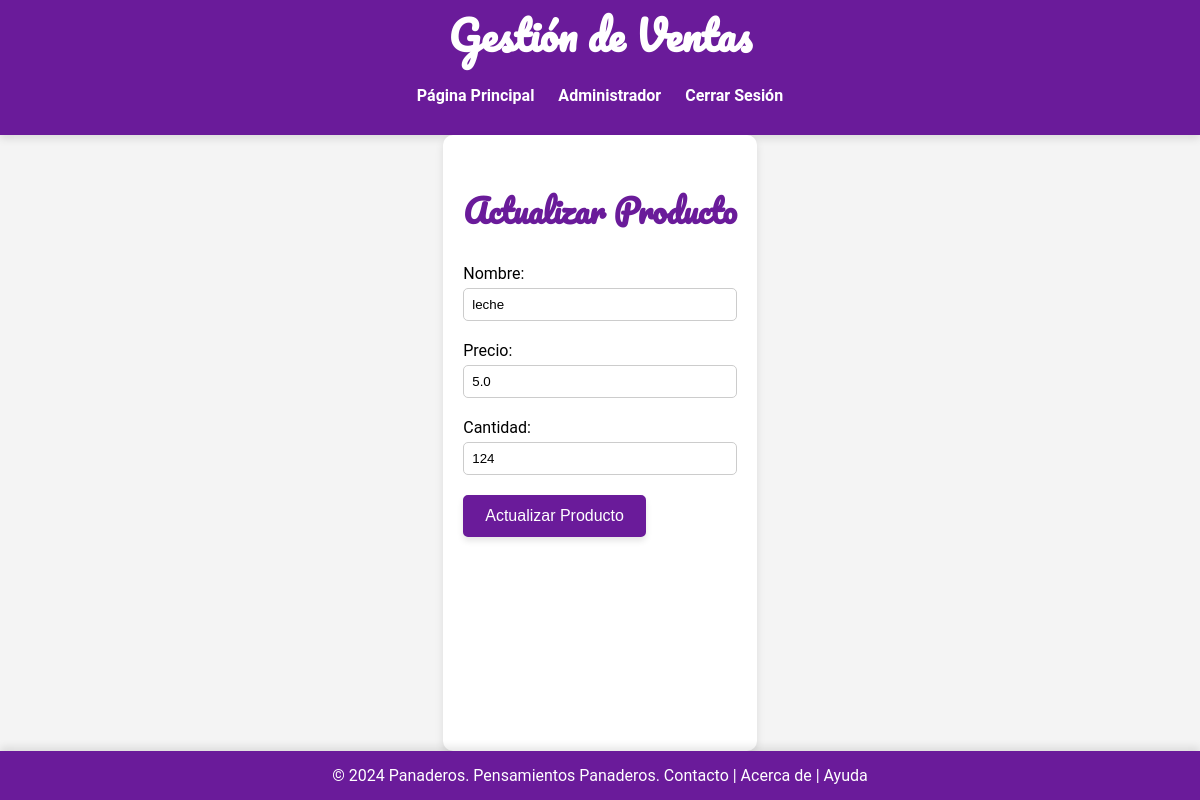
Page /actualizar_producto/2 (signed in) on the committed database.
### app.py (models this page shows)
class Producto(db.Model):
    id = db.Column(db.Integer, primary_key=True)
    nombre = db.Column(db.String(100), nullable=False)
    precio = db.Column(db.Float, nullable=False)
    cantidad = db.Column(db.Integer, nullable=False)
    imagen = db.Column(db.String(20), nullable=False, default='default.jpg')

### app.py (the view, shortened to what this page needs)
@app.route('/actualizar_producto/<int:producto_id>', methods=['GET', 'POST'])
@login_required
def actualizar_producto(producto_id):
    producto = Producto.query.get_or_404(producto_id)
    return render_template('actualizar_producto.html', producto=producto)

### app.py (called while the page is built)
@login_manager.user_loader
def cargar_usuario(usuario_id):
    with Session(db.engine) as session:
        return session.get(Usuario, int(usuario_id))

### templates/actualizar_producto.html
{% extends "layout.html" %}
{% block content %}
<h2>Actualizar Producto</h2>
<form method="post" action="{{ url_for('actualizar_producto', producto_id=producto.id) }}">
    <label for="nombre">Nombre:</label>
    <input type="text" id="nombre" name="nombre" value="{{ producto.nombre }}">
    <br>
    <label for="precio">Precio:</label>
    <input type="text" id="precio" name="precio" value="{{ producto.precio }}">
    <br>
    <label for="cantidad">Cantidad:</label>
    <input type="text" id="cantidad" name="cantidad" value="{{ producto.cantidad }}">
    <br>
    <input type="submit" value="Actualizar Producto">
</form>
{% endblock %}

### static/css/styles.css (style rules this page uses)
body { display: flex; flex-direction: column; min-height: 100vh; font-family: 'Roboto', sans-serif; margin: 0; padding: 0; background-color: #f4f4f4; }
h1, h2 { color: #333; }
h2 { font-family: 'Pacifico', cursive; font-size: 2em; color: #6A1B9A; }
button, input[type="submit"] { padding: 10px 20px; background-color: #303F9F; color: white; border: none; cursor: pointer; border-radius: 5px; margin-top: 10px; box-shadow: 0 4px 6px rgba(0, 0, 0, 0.1); transition: background-color 0.3s ease, box-shadow 0.3s ease; }
form label { display: block; margin: 10px 0 5px; }
form input[type="text"], form input[type="password"], form input[type="number"] { width: 100%; padding: 8px; box-sizing: border-box; margin-bottom: 10px; border: 1px solid #ccc; border-radius: 5px; }
button, input[type="submit"] { padding: 10px 20px; background-color: #6A1B9A; color: white; border: 2px solid #6A1B9A; border-radius: 5px; cursor: pointer; font-size: 1em; transition: background-color 0.3s ease, box-shadow 0.3s ease, transform 0.3s ease; }

### rows in the picture
Producto: nombre "leche", precio "5.0", cantidad "124"
